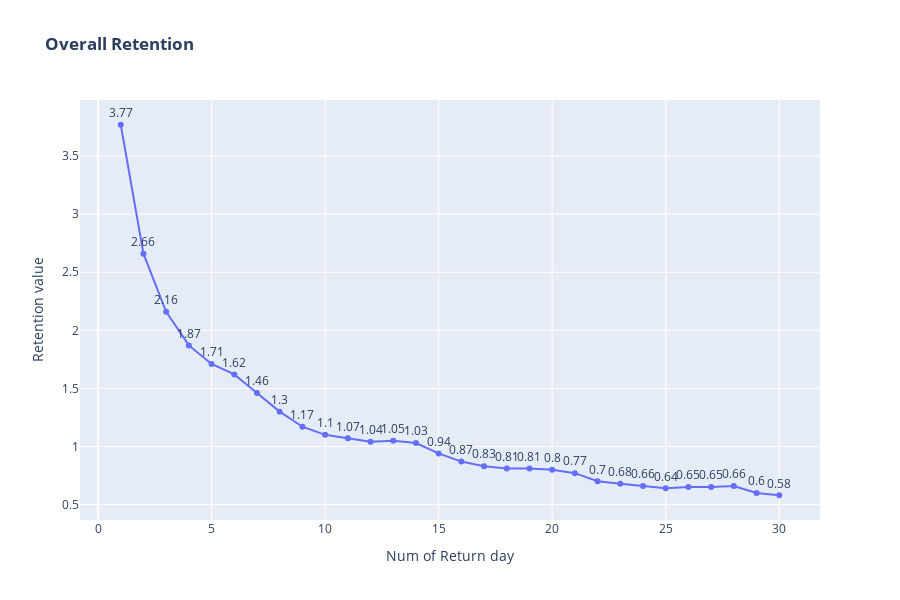

Write notebook code for a chart like this one.
### Markdown cell above
#### Visualization - Overall RT

### Code cell
fig = px.line(rt_table, x="lt", y="rt",  
                                title='<b>Overall Retention</b>',
                                markers=True,
                                text="rt")
fig.update_layout(xaxis_title='Num of Return day', yaxis_title='Retention value', height=600)
fig.update_traces(textposition="top center")
fig.show()

### Figure 1 — Plotly figure (JSON) as saved in the notebook; plotly's stock layout.template omitted (floating-point values rounded to 4 significant figures)
{"data": [{"hovertemplate": "lt=%{x}<br>rt=%{text}<extra></extra>", "legendgroup": "", "line": {"color": "#636efa", "dash": "solid"}, "marker": {"symbol": "circle"}, "mode": "lines+markers+text", "name": "", "orientation": "v", "showlegend": false, "text": [3.77, 2.66, 2.16, 1.87, 1.71, 1.62, 1.46, 1.3, 1.17, 1.1, 1.07, 1.04, 1.05, 1.03, 0.94, 0.87, 0.83, 0.81, 0.81, 0.8, 0.77, 0.7, 0.68, 0.66, 0.64, 0.65, 0.65, 0.66, 0.6, 0.58], "textposition": "top center", "type": "scatter", "x": [1, 2, 3, 4, 5, 6, 7, 8, 9, 10, 11, 12, 13, 14, 15, 16, 17, 18, 19, 20, 21, 22, 23, 24, 25, 26, 27, 28, 29, 30], "xaxis": "x", "y": [3.77, 2.66, 2.16, 1.87, 1.71, 1.62, 1.46, 1.3, 1.17, 1.1, 1.07, 1.04, 1.05, 1.03, 0.94, 0.87, 0.83, 0.81, 0.81, 0.8, 0.77, 0.7, 0.68, 0.66, 0.64, 0.65, 0.65, 0.66, 0.6, 0.58], "yaxis": "y"}], "layout": {"height": 600, "legend": {"tracegroupgap": 0}, "title": {"text": "<b>Overall Retention</b>"}, "xaxis": {"anchor": "y", "domain": [0, 1], "title": {"text": "Num of Return day"}}, "yaxis": {"anchor": "x", "domain": [0, 1], "title": {"text": "Retention value"}}}}
